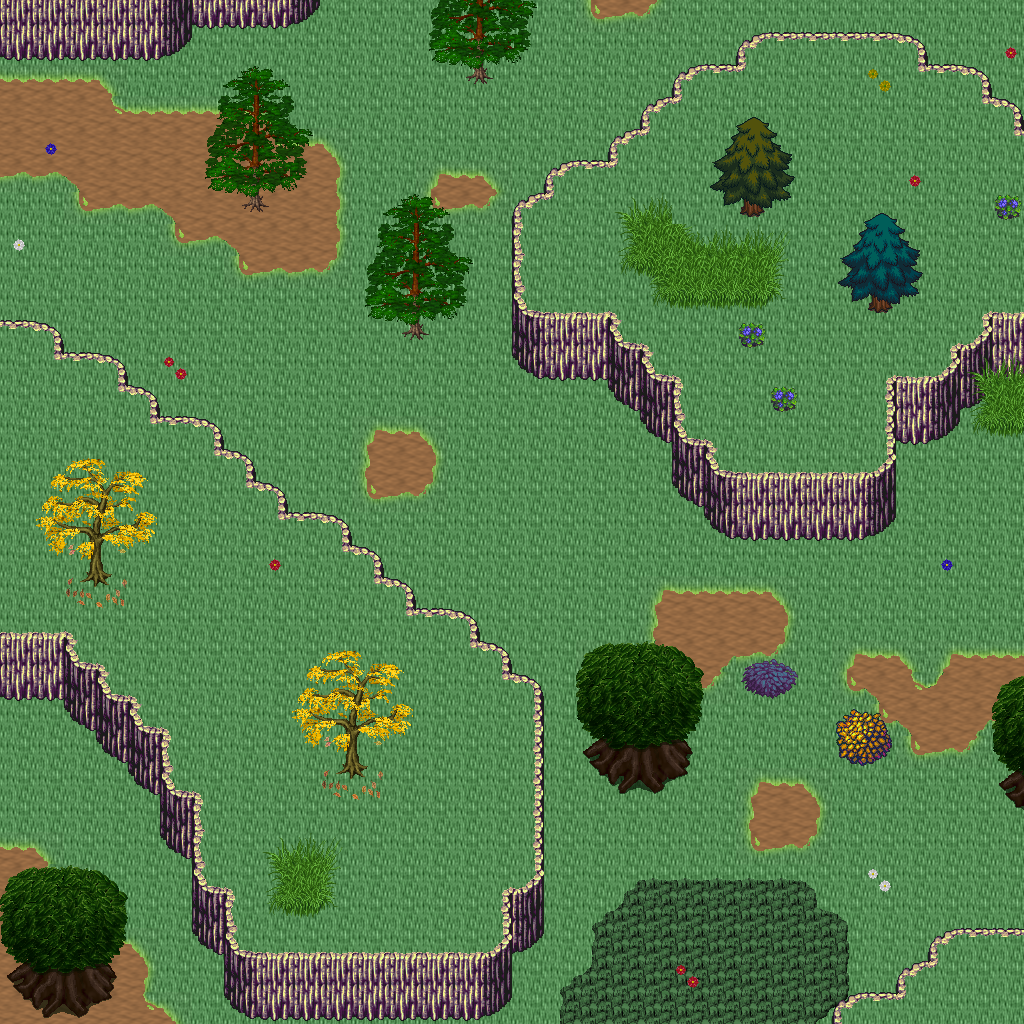

The image is a tile-based game level rendered from a .tmx file. Its description and source (layers, tilesets, objects; grid data summarised) follow:
An orthogonal 32x32 tile map with 32x32 px tiles, 5 tile layers (Ground, Objects, Objects2, Above, ...), 1 hidden layer not drawn, 24 tilesets.

<map version="1.10" tiledversion="1.11.0" orientation="orthogonal" renderorder="right-down" width="32" height="32" tilewidth="32" tileheight="32" infinite="0" nextlayerid="11" nextobjectid="1">
 <tileset firstgid="1" name="logic_collision" tilewidth="32" tileheight="32" tilecount="1" columns="1">
  <image source="../drawable/logic_collision.png" width="32" height="32" />
 </tileset>
 <tileset firstgid="2" name="ground_ground" tilewidth="32" tileheight="32" tilecount="33" columns="3">
  <image source="../drawable/ground_ground.png" width="96" height="352" />
 </tileset>
 <tileset firstgid="35" name="terrain_grassland" tilewidth="32" tileheight="32" tilecount="88" columns="8">
  <image source="../drawable/terrain_grassland.png" width="256" height="352" />
 </tileset>
 <tileset firstgid="123" name="ground_grass_corners" tilewidth="32" tileheight="32" tilecount="24" columns="6">
  <image source="../drawable/ground_grass_corners.png" width="192" height="128" />
 </tileset>
 <tileset firstgid="147" name="ground_grass_edges" tilewidth="32" tileheight="32" tilecount="36" columns="12">
  <image source="../drawable/ground_grass_edges.png" width="384" height="96" />
 </tileset>
 <tileset firstgid="183" name="ground_grass_2" tilewidth="32" tileheight="32" tilecount="21" columns="3">
  <image source="../drawable/ground_grass_2.png" width="96" height="224" />
 </tileset>
 <tileset firstgid="204" name="plant_tree_tree_darkgreen" tilewidth="32" tileheight="32" tilecount="88" columns="8">
  <image source="../drawable/plant_tree_tree_darkgreen.png" width="256" height="352" />
 </tileset>
 <tileset firstgid="292" name="plant_tree_pine_tree" tilewidth="32" tileheight="32" tilecount="20" columns="4">
  <image source="../drawable/plant_tree_pine_tree.png" width="128" height="160" />
 </tileset>
 <tileset firstgid="312" name="plant_tree_pine_tree_1" tilewidth="32" tileheight="32" tilecount="20" columns="4">
  <image source="../drawable/plant_tree_pine_tree_1.png" width="128" height="160" />
 </tileset>
 <tileset firstgid="332" name="plant_tree_evergreen" tilewidth="32" tileheight="32" tilecount="36" columns="3">
  <image source="../drawable/plant_tree_evergreen.png" width="96" height="384" />
 </tileset>
 <tileset firstgid="368" name="plant_tree_fall_trees" tilewidth="32" tileheight="32" tilecount="40" columns="8">
  <image source="../drawable/plant_tree_fall_trees.png" width="256" height="160" />
 </tileset>
 <tileset firstgid="408" name="plant_flower_daisy_blue" tilewidth="32" tileheight="32" tilecount="8" columns="2">
  <image source="../drawable/plant_flower_daisy_blue.png" width="64" height="128" />
 </tileset>
 <tileset firstgid="416" name="plant_flower_daisy_red" tilewidth="32" tileheight="32" tilecount="8" columns="2">
  <image source="../drawable/plant_flower_daisy_red.png" width="64" height="128" />
 </tileset>
 <tileset firstgid="424" name="plant_flower_daisy_white" tilewidth="32" tileheight="32" tilecount="8" columns="2">
  <image source="../drawable/plant_flower_daisy_white.png" width="64" height="128" />
 </tileset>
 <tileset firstgid="432" name="plant_flower_daisy_yellow" tilewidth="32" tileheight="32" tilecount="8" columns="2">
  <image source="../drawable/plant_flower_daisy_yellow.png" width="64" height="128" />
 </tileset>
 <tileset firstgid="440" name="plant_leaves" tilewidth="32" tileheight="32" tilecount="8" columns="4">
  <image source="../drawable/plant_leaves.png" width="128" height="64" />
 </tileset>
 <tileset firstgid="448" name="logic_creature_animal" tilewidth="32" tileheight="32" tilecount="32" columns="8">
  <image source="../drawable/logic_creature_animal.png" width="256" height="128" />
 </tileset>
 <tileset firstgid="480" name="plant_flower_red_blue_clusters" tilewidth="32" tileheight="32" tilecount="4" columns="1">
  <image source="../drawable/plant_flower_red_blue_clusters.png" width="32" height="128" />
 </tileset>
 <tileset firstgid="484" name="ground_tall_grass" tilewidth="32" tileheight="32" tilecount="15" columns="5">
  <image source="../drawable/ground_tall_grass.png" width="160" height="96" />
 </tileset>
 <tileset firstgid="499" name="logic_creature_reptile" tilewidth="32" tileheight="32" tilecount="7" columns="7">
  <image source="../drawable/logic_creature_reptile.png" width="224" height="32" />
 </tileset>
 <tileset firstgid="506" name="logic_creature_fowl" tilewidth="32" tileheight="32" tilecount="6" columns="6">
  <image source="../drawable/logic_creature_fowl.png" width="192" height="32" />
 </tileset>
 <tileset firstgid="512" name="plant_bush_berried" tilewidth="32" tileheight="32" tilecount="60" columns="5">
  <image source="../drawable/plant_bush_berried.png" width="160" height="384" />
 </tileset>
 <tileset firstgid="572" name="plant_bushes_and_trees" tilewidth="32" tileheight="32" tilecount="144" columns="16">
  <image source="../drawable/plant_bushes_and_trees.png" width="512" height="289" />
 </tileset>
 <tileset firstgid="716" name="plant_bush_leafy" tilewidth="32" tileheight="32" tilecount="48" columns="8">
  <image source="../drawable/plant_bush_leafy.png" width="256" height="192" />
 </tileset>
 <layer id="1" name="Ground" width="32" height="32">
  <data>[1024 cells, 1024 non-empty, 3 distinct tile ids]</data>
 </layer>
 <layer id="2" name="Objects" width="32" height="32">
  <data>[1024 cells, 323 non-empty, 55 distinct tile ids]</data>
 </layer>
 <layer id="3" name="Objects2" width="32" height="32">
  <data>[1024 cells, 73 non-empty, 42 distinct tile ids]</data>
 </layer>
 <layer id="4" name="Above" width="32" height="32">
  <data>[1024 cells, 102 non-empty, 35 distinct tile ids]</data>
 </layer>
 <layer id="5" name="Above2" width="32" height="32">
  <data>[1024 cells, 40 non-empty, 16 distinct tile ids]</data>
 </layer>
 <layer id="6" name="Walkable" width="32" height="32" visible="0">
  <data>[1024 cells, 425 non-empty, 1 distinct tile ids]</data>
 </layer>
 <objectgroup id="7" name="Mapevents" />
 <objectgroup id="8" name="Spawn" />
 <objectgroup id="9" name="Keys" />
 <objectgroup id="10" name="Replace" />
</map>
